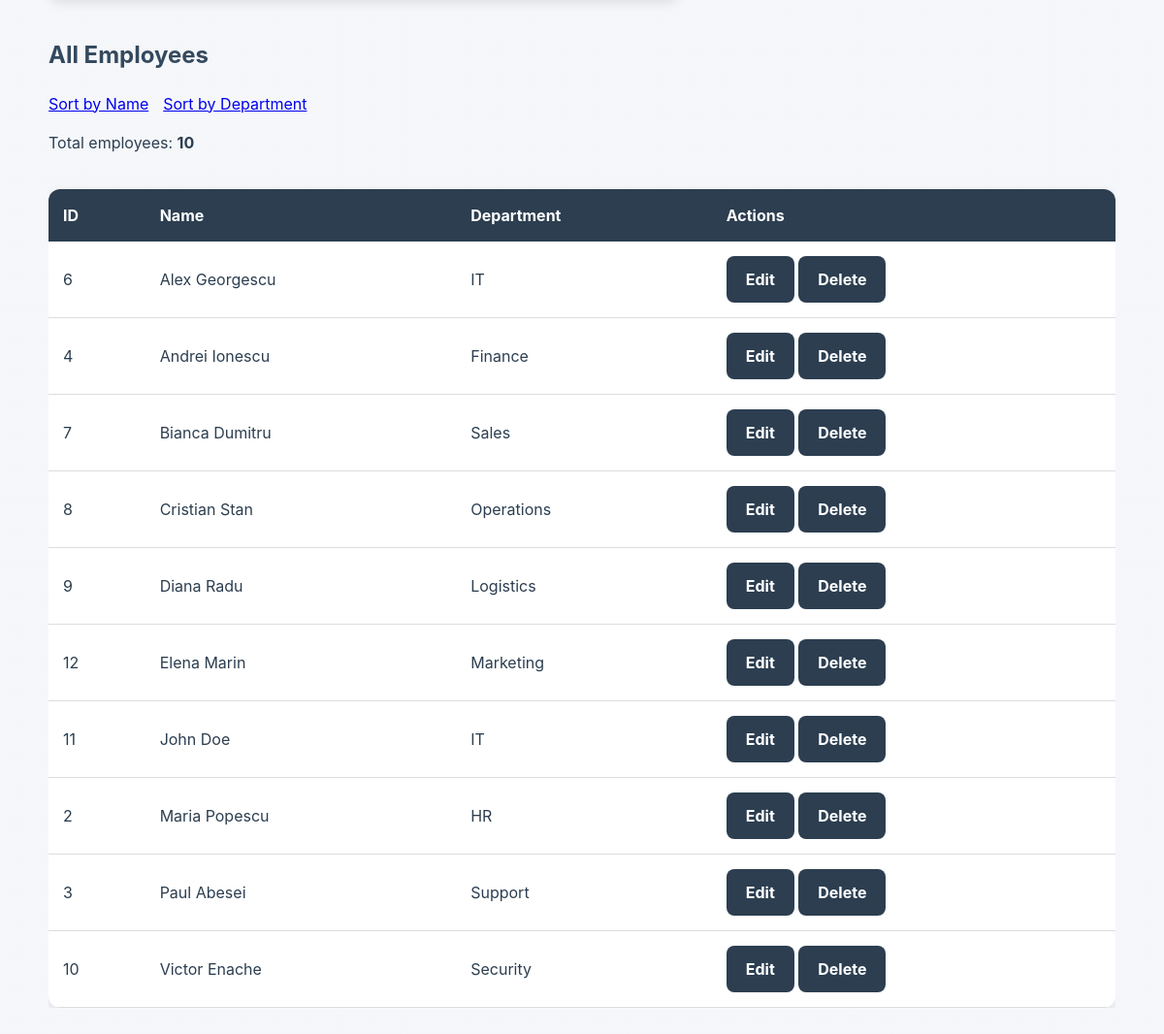
Before: /employees/add (lower part) with the older database file.
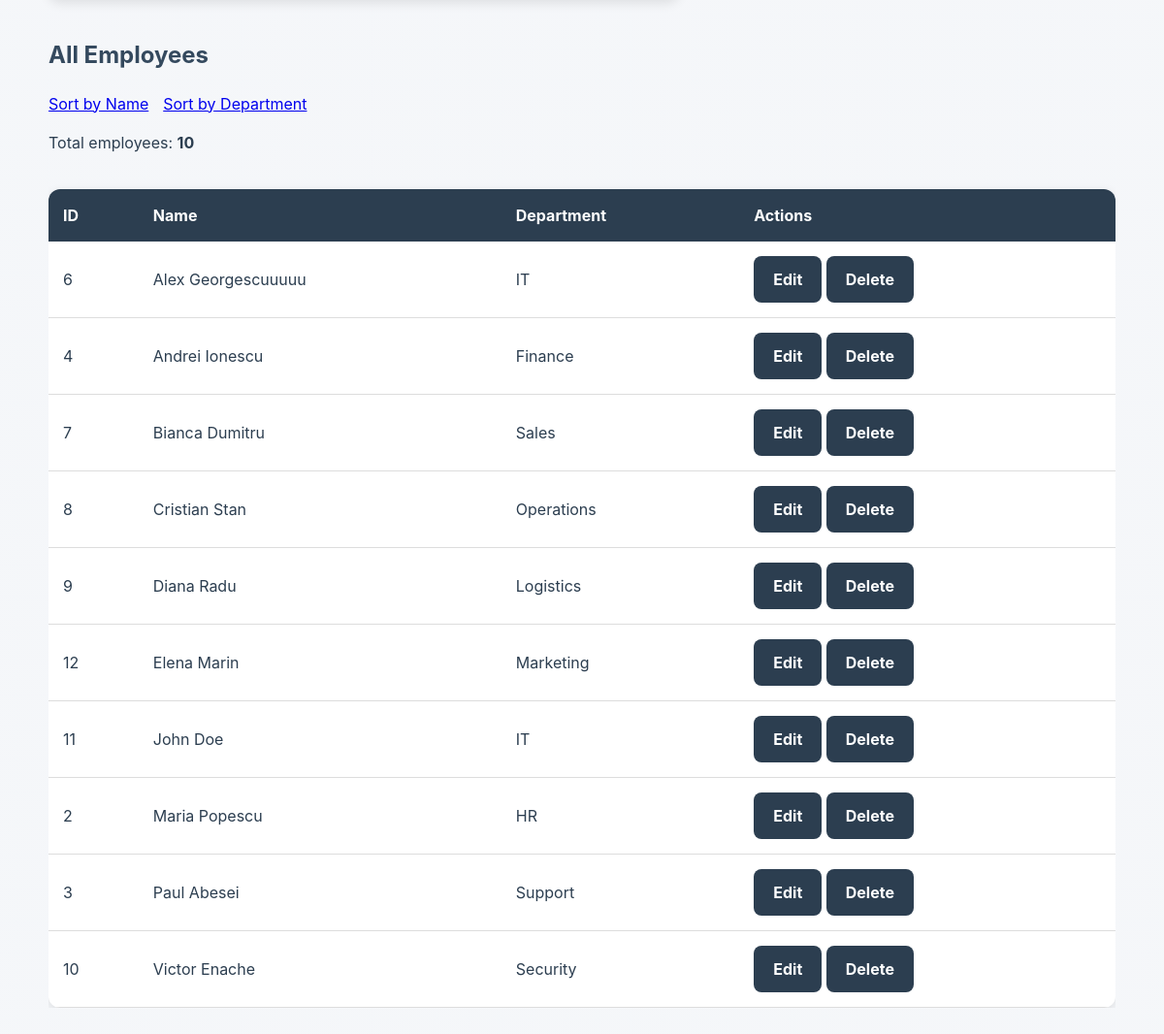
After: the same page with the newer database file.
### tables this page shows
CREATE TABLE employees (
                id INTEGER PRIMARY KEY AUTOINCREMENT,
                first_name TEXT NOT NULL,
                last_name TEXT NOT NULL,
                department TEXT
            );

### routes/employees.py (the view, shortened to what this page needs)
    @app.route("/employees/add", methods=["GET", "POST"])
    def add_employee_route() -> str | Response:
        sort_by = request.args.get("sort", "name")
        employees = get_all_employees_list(sort_by)
        return render_template(
            "employees/add.html",
            employees=employees
        )

### services/add_employees.py (called while the page is built)
def get_all_employees_list(
    sort_by: str = "name"
) -> list[sqlite3.Row]:
    allowed_sort = {
        "name": "first_name",
        "department": "department"
    }
    sort_column = allowed_sort.get(sort_by, "first_name")
    query = f"""
        SELECT *
        FROM employees
        ORDER BY {sort_column}
    """
    with sqlite3.connect(DB_PATH) as conn:
        conn.row_factory = sqlite3.Row
        cursor = conn.cursor()
        cursor.execute(query)
        return cursor.fetchall()

### templates/employees/add.html (shortened to what this page needs)
<!DOCTYPE html>
<html lang="en">
<head>
    <link rel="stylesheet"
          href="{{ url_for('static', filename='style.css') }}">
</head>
<body>
<div class="container">
    <section class="content-section">
        <p>
            <h2>All Employees</h2>
            <div class="header-buttons">
                <a href="{{ url_for('add_employee_route', sort='name') }}"
                   >
                    Sort by Name
                </a>
                <a href="{{ url_for('add_employee_route', sort='department') }}"
                   >
                    Sort by Department
                </a>
            </div>
        </p>
        <p>
            Total employees:
            <strong>{{ employees|length }}</strong>
        </p>
        {% if employees %}
            <div class="table-wrapper">
                <table>
                    <thead>
                        <tr>
                            <th>ID</th>
                            <th>Name</th>
                            <th>Department</th>
                            <th>Actions</th>
                        </tr>
                    </thead>
                    <tbody>
                        {% for employee in employees %}
                        <tr>
                            <td>
                                {{ employee["id"] }}
                            </td>
                            <td>
                                {{ employee["first_name"] }}
                                {{ employee["last_name"] }}
                            </td>
                            <td>
                                {{ employee["department"] or "-" }}
                            </td>
                            <td>
                                <div class="action-links">
                                    <a href="{{ url_for('edit_employee', employee_id=employee['id']) }}"
                                       class="btn btn-small">
                                        Edit
                                    </a>
                                    <a href="{{ url_for('delete_employee_route', employee_id=employee['id']) }}"
                                       class="btn btn-small"
                                       onclick="return confirm('Delete this employee?')">
                                        Delete
                                    </a>
                                </div>
                            </td>
                        </tr>
                        {% endfor %}
                    </tbody>
                </table>
            </div>
        {% else %}
            <p>
                No employees found.
            </p>
        {% endif %}
    </section>
</div>
</body>
</html>

Changed rows visible on the page:
changed employees "Alex": last_name "Georgescu" → "Georgescuuuuu"
